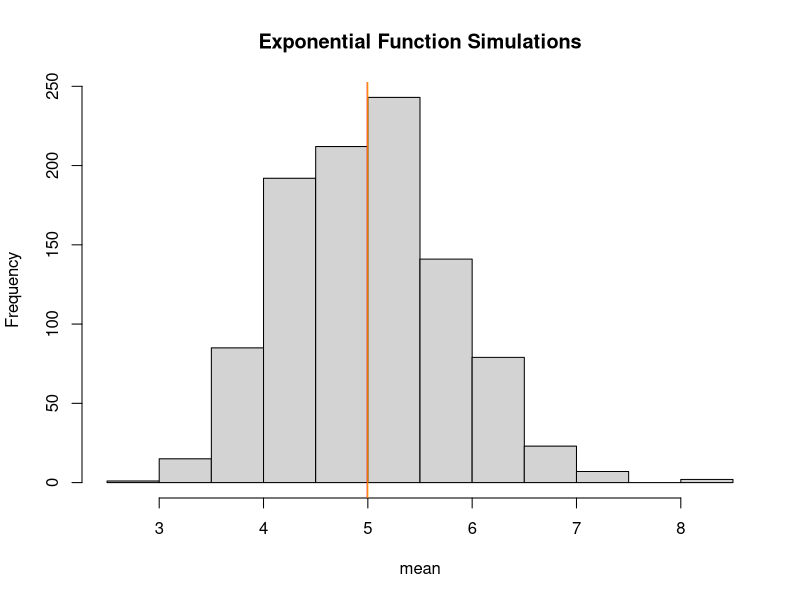
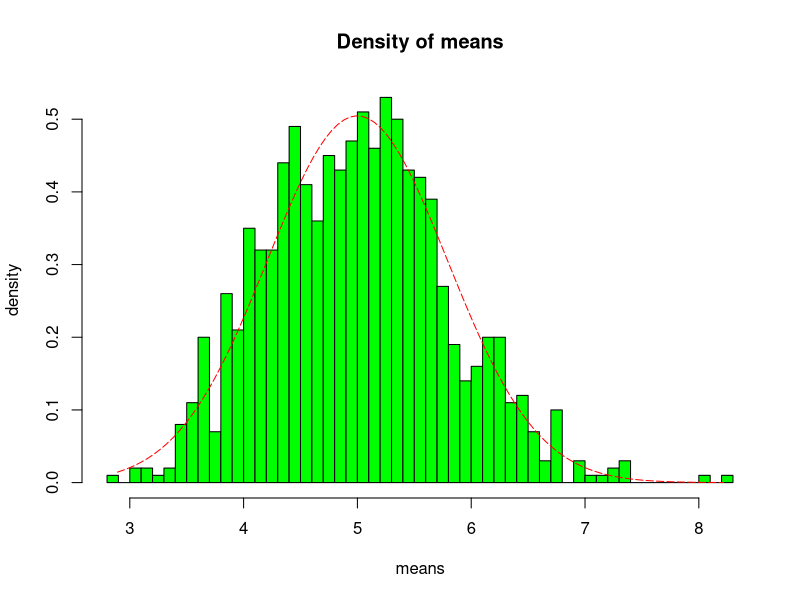
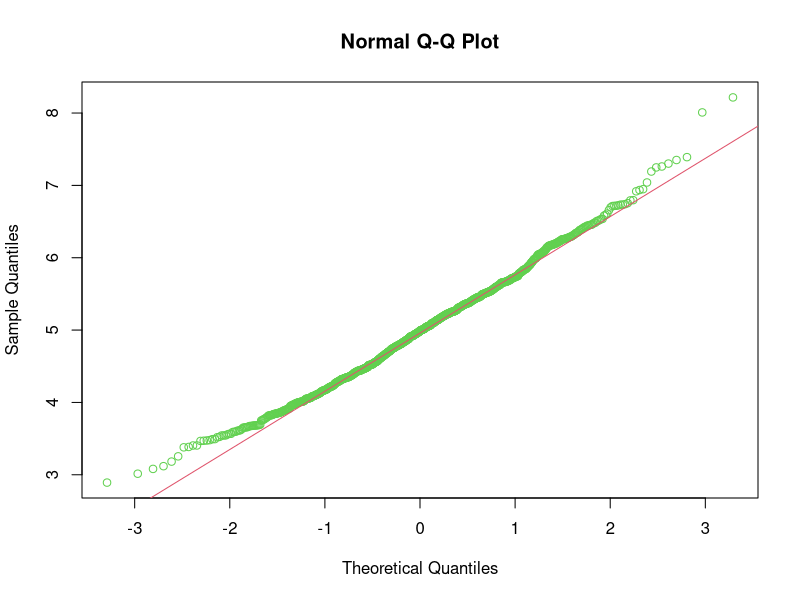

The R source for these figures, in order:
## ---- chunk 1
# set seed for reproducability
set.seed(31)

# set lambda to 0.2
lambda <- 0.2

# 40 samples
n <- 40

# 1000 simulations
simulations <- 1000

# simulate
simulated_exponentials <- replicate(simulations, rexp(n, lambda))

# calculate mean of exponentials
means_exponentials <- apply(simulated_exponentials, 2, mean)
## ---- chunk 2
# distribution mean
analytical_mean <- mean(means_exponentials)
analytical_mean
## ---- chunk 3
# analytical mean
theory_mean <- 1/lambda
theory_mean
## ---- chunk 4
# visualization
hist(means_exponentials, xlab = "mean", main = "Exponential Function Simulations")
abline(v = analytical_mean, col = "red")
abline(v = theory_mean, col = "orange")

## ---- chunk 5
# standard deviation of distribution
standard_deviation_dist <- sd(means_exponentials)
standard_deviation_dist
## ---- chunk 6
# standard deviation from analytical expression
standard_deviation_theory <- (1/lambda)/sqrt(n)
standard_deviation_theory
## ---- chunk 7
# variance of distribution
variance_dist <- standard_deviation_dist^2
variance_dist
## ---- chunk 8
# variance from analytical expression
variance_theory <- ((1/lambda)*(1/sqrt(n)))^2
variance_theory
## ---- chunk 9
xfit <- seq(min(means_exponentials), max(means_exponentials), length=100)
yfit <- dnorm(xfit, mean=1/lambda, sd=(1/lambda/sqrt(n)))
hist(means_exponentials,breaks=n,prob=T,col="green",xlab = "means",main="Density of means",ylab="density")
lines(xfit, yfit, pch=22, col="red", lty=5)

## ---- chunk 10
# compare the distribution of averages of 40 exponentials to a normal distribution
qqnorm(means_exponentials,col=3)
qqline(means_exponentials, col = 2)
